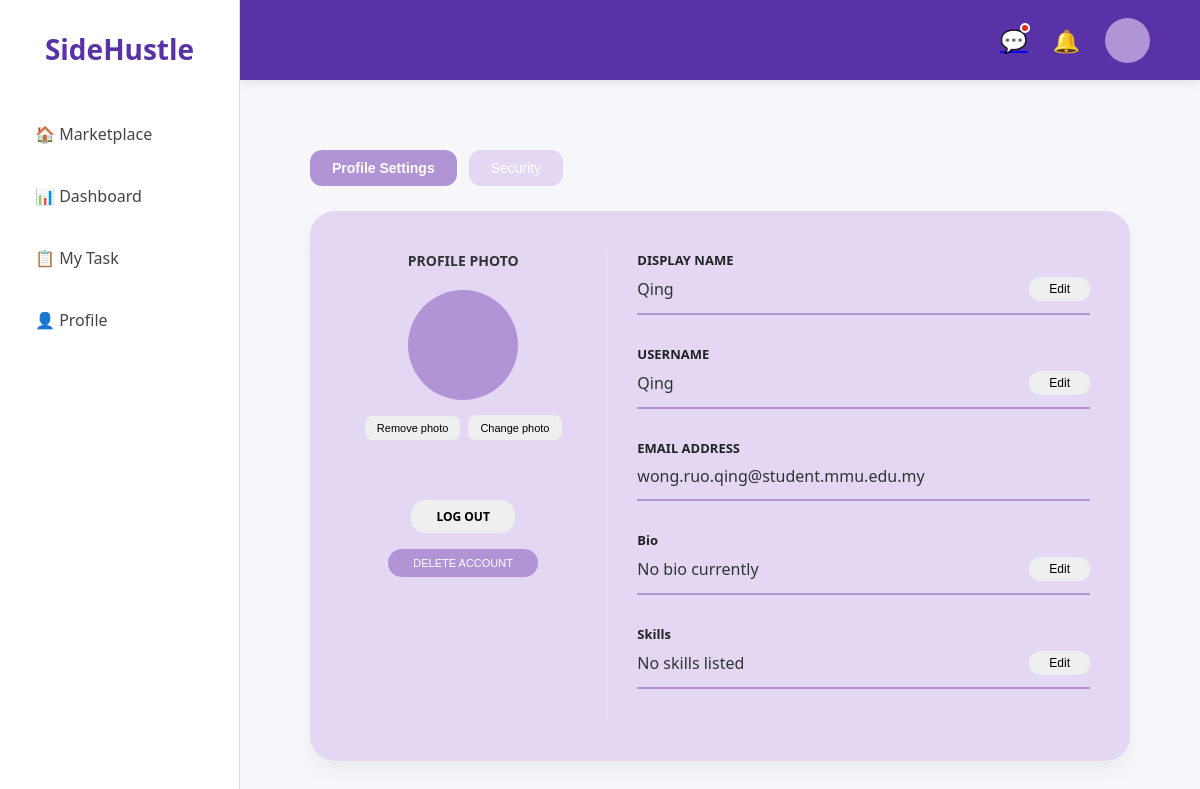
The app's page /profile (signed in) with its own data.
### app.py (models this page shows, shortened)
class User(db.Model):
    id = db.Column(db.Integer, primary_key=True)
    email = db.Column(db.String(150), unique=True, nullable=False)
    username = db.Column(db.String(150), unique=True, nullable=False)
    display_name = db.Column(db.String(150), nullable=True)
    password = db.Column(db.String(150), nullable=False)
    security_question = db.Column(db.String(200), nullable=False)
    security_answer = db.Column(db.String(200), nullable=False)
    bio = db.Column(db.Text, default="No bio currently")
    avatar = db.Column(db.String(200), nullable=True)
    skills = db.Column(db.Text, default="No skills listed")
    is_admin = db.Column(db.Boolean, default=False)
    credit = db.Column(db.Float, default=0.0)
    total_rating = db.Column(db.Float, default=5.0)
    review_count = db.Column(db.Integer, default=1)
    tasks_completed = db.Column(db.Integer, default=0)

### app.py (the view)
@app.route('/profile')
def profile():
    if 'user_id' not in session:
        return redirect(url_for('login'))
    user = db.session.get(User, session['user_id'])
    return render_template('profile.html', user=user)

### app.py (called while the page is built, shortened)
@app.context_processor
def inject_user():
    user = None
    if 'user_id' in session:
        user = User.query.get(session['user_id'])
    return dict(user=user)

@app.template_filter('time_ago')
def time_ago(value):
    if not value:
        return "Just Now"
    now = datetime.utcnow()
    diff = now - value
    total_seconds = int(diff.total_seconds())
    if total_seconds < 0:
        return "Just Now"
    days = total_seconds // 86400
    hours = (total_seconds % 86400) // 3600
    minutes = (total_seconds % 3600) // 60
    if days == 1:
        return "Yesterday"
    if days < 7:
        return f"{days} days ago"
    from datetime import timedelta
    malaysia_time = value + timedelta(hours=8)
    return malaysia_time.strftime('%Y-%m-%d %H:%M')

@app.context_processor
def inject_notifications():
    if 'user_id' in session:
        current_user = User.query.get(session['user_id'])
        if current_user:
            user_notifications = Notification.query.filter_by(
                user_id=current_user.id
            ).order_by(Notification.id.desc()).limit(5).all()
            unread_count = Notification.query.filter_by(
                user_id=current_user.id,
                status='unread'
            ).count()
            return dict(notifications=user_notifications, unread_notifications_count=unread_count)
        else:
            session.pop('user_id', None)
    return dict(notifications=[], unread_notifications_count=0)

@app.context_processor
def inject_user_globally():
    if 'user_id' in session:
        current_user = db.session.get(User, session['user_id'])
        if current_user:
            return dict(user=current_user)
    return dict(user=None)

@app.context_processor
def inject_global_private_unread_count():
    if 'user_id' in session:
        try:
            current_user = User.query.get(session['user_id'])
            if current_user:
                count = DirectMessage.query.filter_by(
                    receiver_username=current_user.username,
                    is_read=False
                ).count()
                return dict(total_unread=count)
        except Exception:
            pass
    return dict(total_unread=0)

### templates/profile.html (shortened to what this page needs)
{% extends "base.html" %}
{% block content %}
<link rel="stylesheet" href="{{ url_for('static', filename='profile.css') }}">
<link rel='stylesheet' href='https://cdn-uicons.flaticon.com/uicons-regular-rounded/css/uicons-regular-rounded.css'>
<link rel="stylesheet" href="https://cdnjs.cloudflare.com/ajax/libs/cropperjs/1.5.13/cropper.min.css">
<div class="profile-wrapper">
    <div class="tab-container">
        <button class="tab active" id="tab-profile" onclick="switchTab('profile')">Profile Settings</button>
        <button class="tab" id="tab-security" onclick="switchTab('security')">Security</button>
    </div>
    <div class="profile-main-card">
        <div class="profile-left-panel" id="profile-left-panel">
            <h3 class="section-title">PROFILE PHOTO</h3>
            <form id="avatar-form" action="{{ url_for('update_profile') }}" method="POST" enctype="multipart/form-data">
                <div class="avatar-box" onclick="document.getElementById('avatar-input').click()" style="cursor: pointer;">
                </div>
            </form>
            <div class="photo-controls">
                <form action="{{ url_for('update_profile') }}" method="POST" style="display: inline;">
                    <button class="small-btn">Remove photo</button>
                </form>
                <button class="small-btn" onclick="document.getElementById('avatar-input').click()">Change photo</button>
            </div>
            <div class="log-out-delete">
                <a href="{{ url_for('login') }}" class="logout-link-btn">LOG OUT</a>
                <form action="{{ url_for('delete_account') }}" method="POST" onsubmit="return confirm('Are you absolutely sure you want to permanently delete your account? This action cannot be undone.');" style="display: inline;">
                    <button type="submit" class="delete-acc-btn" style="cursor: pointer;">DELETE ACCOUNT</button>
                </form>
            </div>
        </div>
        <div class="profile-right-panel" id="panel-profile">
            <div class="detail-row" id="row-displayname">
                <label>DISPLAY NAME</label>
                <div class="field-content">
                    <span class="view-mode">{{ user.display_name if user.display_name else user.username }}</span>
                    <button class="edit-btn view-mode" onclick="toggleEdit('displayname')">Edit</button>
                </div>
            </div>
            <div class="detail-row" id="row-username">
                <label>USERNAME</label>
                <div class="field-content">
                    <span class="view-mode">{{ user.username }}</span>
                    <button class="edit-btn view-mode" onclick="toggleEdit('username')">Edit</button>
                </div>
            </div>
            <div class="detail-row">
                <label>EMAIL ADDRESS</label>
                <div class="field-content">
                    <span>{{ user.email }}</span>
                </div>
            </div>
            <div class="detail-row" id="row-bio">
                <label>Bio</label>
                <div class="field-content">
                    <span class="view-mode">{{ user.bio if user.bio and user.bio.strip() != "" else "No bio currently" }}</span>
                    <button class="edit-btn view-mode" onclick="toggleEdit('bio')">Edit</button>
                </div>
            </div>
            <div class="detail-row" id="row-skills">
                <label>Skills</label>
                <div class="field-content">
                    <span class="view-mode">{{ user.skills if user.skills else "No skills listed" }}</span>
                    <button class="edit-btn view-mode" onclick="toggleEdit('skills')">Edit</button>
                </div>
            </div>
        </div>
    </div>
</div>
{% endblock %}

### static/style.css (style rules this page uses)
* { box-sizing: border-box; margin: 0; padding: 0; }
body { font-family: 'Segoe UI', Roboto, Helvetica, Arial, sans-serif; background-color: #f7f6fa; color: #2d263b; overflow-x: hidden; }

### static/profile.css (style rules this page uses)
.profile-wrapper { padding: 30px; height: 100%; }
.tab-container { display: flex; gap: 12px; margin-bottom: 25px; }
.tab { background: #e3d7f4; color: white; border: none; padding: 10px 22px; border-radius: 12px; font-size: 14px; cursor: pointer; }
.tab.active { background: #b194d5; font-weight: bold; }
.profile-main-card { background: #e3d7f4; border-radius: 25px; display: flex; padding: 40px; min-height: 550px; box-shadow: 0 10px 20px rgba(0,0,0,0.05); }
.profile-left-panel { flex: 1; text-align: center; border-right: 1.5px solid rgba(255, 255, 255, 0.3); padding-right: 30px; }
.section-title { font-size: 14px; color: #333; margin-bottom: 20px; }
.avatar-box { width: 110px; height: 110px; background: #b194d5; border-radius: 50%; margin: 0 auto 15px; display: flex; align-items: center; justify-content: center; color: white; font-size: 35px; transition: all 0.3s ease; overflow: hidden; position: relative; }
.photo-controls { display: flex; gap: 8px; justify-content: center; margin-bottom: 60px; }
.small-btn { background: #efefef; border: none; padding: 6px 12px; border-radius: 8px; font-size: 11px; cursor: pointer; }
.log-out-delete { margin-top: 40px; display: flex; flex-direction: column; gap: 16px; align-items: center; }
.logout-link-btn { background: #efefef; color: black; text-decoration: none; padding: 8px 25px; border-radius: 15px; font-size: 12px; font-weight: bold; }
.delete-acc-btn { background: #b194d5; color: white; border: none; padding: 8px 25px; border-radius: 15px; font-size: 11px; }
.profile-right-panel { flex: 2; padding-left: 30px; }
.detail-row { margin-bottom: 30px; border-bottom: 2px solid #b194d5; padding-bottom: 12px; }
.detail-row label { display: block; font-weight: bold; font-size: 13px; margin-bottom: 8px; color: #222; }
.field-content { display: flex; justify-content: space-between; align-items: center; }
.field-content span { font-size: 16px; color: #333; }
.edit-btn { background: #efefef; border: none; padding: 5px 20px; border-radius: 15px; font-size: 12px; cursor: pointer; }

### records on screen
User: display_name+username "Qing", username "Qing", email "wong.ruo.qing@student.mmu.edu.my", bio "No bio currently", skills "No skills listed"
